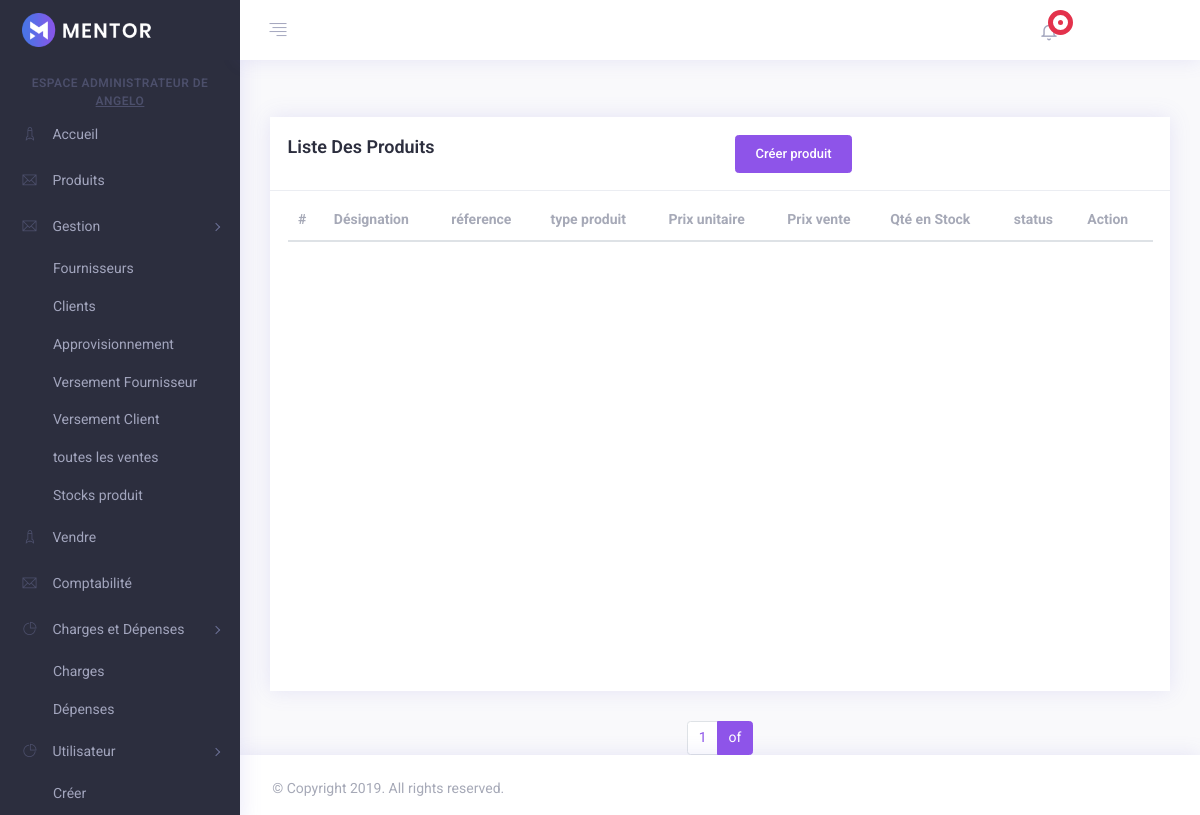
/liste_produits/ (signed in), run on an earlier commit of the app's database.
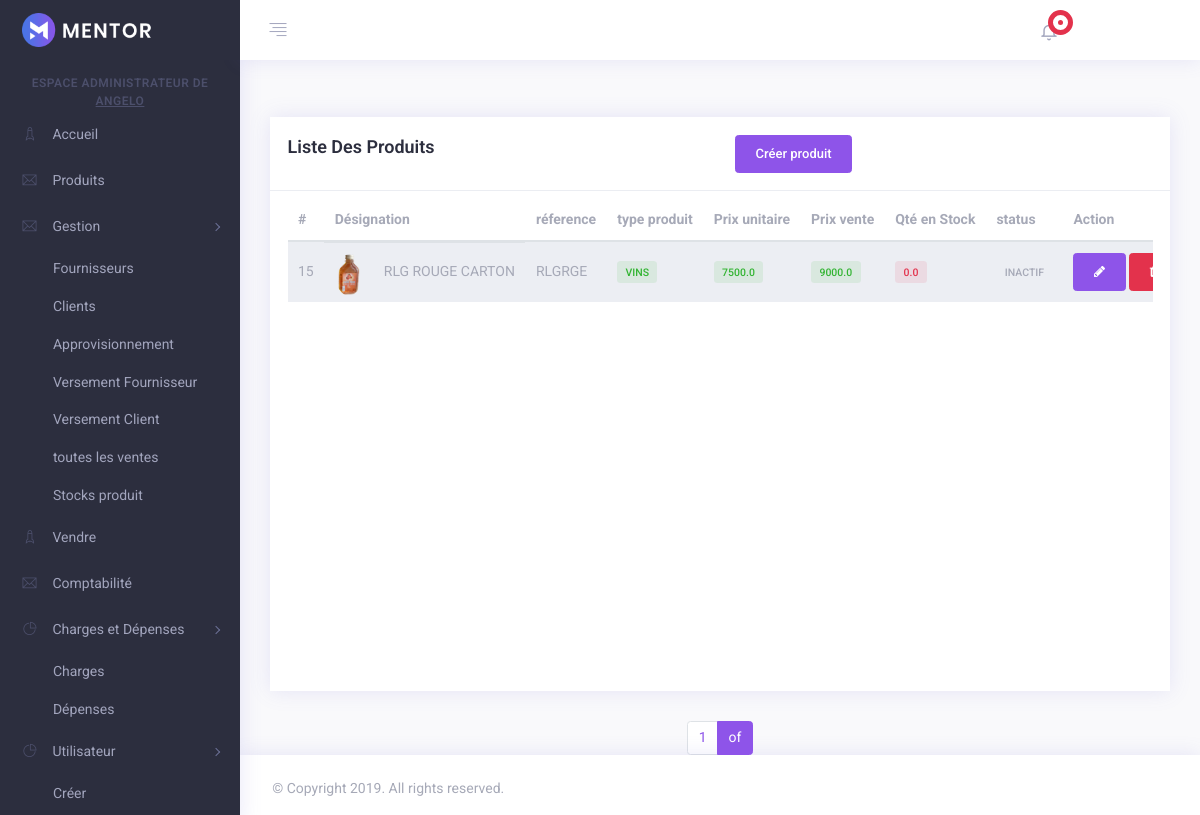
And on a later commit of the database.
### Stock/models.py (models this page shows, shortened)
class TypeEmballage(models.Model):
    LIBELLE = (
        ('DETAIL', 'DETAIL'),
        ('CARTON', 'CARTON'),
        ('DEMI', 'DEMI'),
        ('QUART', 'QUART'),
        ('PACK', 'PACK'),
    )
    produit = models.ForeignKey(Produit, max_length=200, on_delete=models.CASCADE, null=True, blank=True)
    libelle = models.CharField(max_length=200, choices=LIBELLE, null=True, blank=True)
    code_barre = models.CharField(max_length=200, null=True, blank=True)
    prix_achat = models.FloatField(max_length=200, null=True, blank=True)
    prix_vente = models.FloatField(max_length=200, null=True, blank=True)
    quantite_stock = models.FloatField(max_length=200, null=True, blank=True, default=0)
    nombre_unite = models.FloatField(max_length=200, null=True, blank=True)
    date_creation = models.DateTimeField(auto_now_add=True, null=True, blank=True)

class Produit(models.Model):
    CAT = (
        ('VIN','VIN'),
        ('SUCRERIE','SUCRERIE'),
        ('BIERE','BIERE'),
        ('LIQUEUR','LIQUEUR'),
        ('EAU','EAU'),
        ('CHAMPAGNE','CHAMPAGNE'),
        ('ENERGIE','ENERGIE'),
    )
    STAT = (
        ('ACTIF', 'ACTIF'),
        ('INACTIF', 'INACTIF'),
    )
    designation = models.CharField(max_length=200, null=True, blank=True)
    reference = models.CharField(max_length=200, null=True, blank=True)
    categorie = models.CharField(max_length=200, null=True, choices=CAT, blank=True)
    status = models.CharField(max_length=200, null=True, choices=STAT, blank=True)
    date_creation = models.DateField(auto_now_add=True, null=True, blank=True)
    image = models.ImageField(upload_to='./image/', null=True, blank=True)
    def __str__(self):
        return self.designation

### Stock/views.py (the view)
# urls.py: path('liste_produits/', liste_produits, name='liste_produits'),
@login_required(login_url='login')
def liste_produits(request):
    produits = TypeEmballage.objects.order_by('-date_creation')
    pagination = Paginator(produits, 7)
    page = request.GET.get('page', 1)
    try:
        produits = pagination.page(page)
    except PageNotAnInteger:
        produits = pagination.page(1)
    except EmptyPage:
        produits = pagination.page(pagination.num_pages)
    if request.method == 'POST':
        if 'suppboutton':
            id_prod = request.POST.get('id_pour_supprimer')
            produit = TypeEmballage.objects.get(id=id_prod)
            produit.delete()
            messages.success(request, 'Supprimer avec succès')
    context = {
        'produits': produits
    }
    return render(request, 'produit/liste_produits.html', context)

### templates/produit/liste_produits.html (shortened to what this page needs)
{% extends 'base/main.html'%}
{% load static %}
{% block nave%}
    {% include 'base/nav-bar.html' %}
{% endblock nave%}
{% block content%}
{% if user.is_staff %}
<div class="app-container">
    <div class="app-main" id="main">
        <div class="container-fluid">
            <div class="row">
                <div class="col-md-12">
                    {% include 'base/message.html'%}
                </div>
            </div>
            <div class="row">
                <div class="col-xxl-9 m-b-30">
                    <div class="card card-statistics dating-contant h-100 mb-0">
                        <div class="card-header">
                            <div class="row">
                                <div class="col-lg-6">
                                    <h4 class="card-title">Liste des produits</h4>
                                </div>
                                <div class="col-lg-6">
                                    <a type="button" href="{% url 'ajouter_produits' %}"  class="btn btn-primary"> Créer produit </a>
                                </div>
                            </div>
                        </div>
                        <div class="card-body pt-2 scrollbar scroll_dark" style="height: 500px">
                            <div class="table-responsive">
                                <table id="datatable-buttons" class="table table-striped">
                                    <thead>
                                        <tr>
                                            <th class="border-top-0">#</th>
                                            <th class="border-top-0">Désignation</th>
                                            <th class="border-top-0">réference</th>
                                            <th class="border-top-0">type produit</th>
                                            <th class="border-top-0">Prix unitaire</th>
                                            <th class="border-top-0">Prix vente</th>
                                            <th class="border-top-0">Qté en Stock</th>
                                            <th class="border-top-0">status</th>
                                            <th class="border-top-0">Action</th>
                                        </tr>
                                    </thead>
                                    <tbody class="text-muted">
                                    {% for produit in produits %}
                                        <tr>
                                            <td>{{produit.id}}</td>
                                            <td>
                                                <div class="bg-img">
                                                    {% if produit.produit.image %}
                                                        <img src="/media/{{produit.produit.image}}" width="30" height="30" class="img-fluid" alt="introuvable">
                                                    {% else %}
                                                        <span> Pas d'image </span>
                                                    {% endif %}
                                                </div>
                                                <p>{{produit.produit}} {{produit.libelle}}</p>
                                            </td>
                                            <td>{{ produit.produit.reference}}</td>
                                            <td>
                                                <label class="badge mb-0 badge-success-inverse">{{ produit.produit.categorie}}</label>
                                            </td>
                                            <td>
                                                <label class="badge mb-0 badge-success-inverse">{{ produit.prix_achat }}</label>
                                            </td>
                                            <td>
                                                <label class="badge mb-0 badge-success-inverse">{{ produit.prix_vente}}</label>
                                            </td>
                                            <td>
                                                <label class="{% if produit.quantite_stock < 3 %} badge mb-0 badge-danger-inverse {%else%} badge mb-0 badge-info-inverse {%endif%}">{{ produit.quantite_stock}}</label>
                                            </td>
                                            <td>
                                                <label class="badge mb-0 badge-succes-inverse">
                                                    {% if produit.quantite_stock > 1%}
                                                        {{ produit.produit.status}}
                                                        {% elif produit.quantite_stock == 1 %}
                                                            DERNIER
                                                        {% else %}
                                                            INACTIF
                                                    {% endif %}
                                                </label>
                                            </td>
                                            <td>
                                                <a type="button" class="btn btn-xm btn-primary" href="#"><i class="fa fa-pencil"></i></a>
                                                <button type="button" class="btn btn-danger" data-toggle="modal" data-target="#suppModal{{produit.id}}"><i class="fa fa-trash" ></i></button>
                                            </td>
                                        </tr>
                                    {%endfor%}
                                    </tbody>
                                </table>
                            </div>
                        </div>
                    </div>
                </div>
            </div>
            <div class="row ">
                <div class="col-md-12 d-flex justify-content-center align-items-center">
                    {% include 'base/paginations.html' with page=produits %}
    </div>
</div>
{% else %}
    {% include 'base/message_page.html' %}
{% endif %}
{% endblock %}

### templates/base/main.html (shortened to what this page needs)
{% load static %}
<!DOCTYPE html>
<html lang="en">
<head>
    <link rel="stylesheet" type="text/css" href="{% static 'assets/css/vendors.css' %}" />
    <link rel="stylesheet" type="text/css" href="{% static 'assets/css/style.css' %}" />
</head>
<body>
    <div class="app">
    {% block nave%}{% endblock %}
    {% block content%}
    {% endblock %}
    <footer class="footer">
        <div class="row">
            <div class="col-12 col-sm-6 text-center text-sm-left">
                <p>&copy; Copyright 2019. All rights reserved.</p>
            </div>
            <div class="col  col-sm-6 ml-sm-auto text-center text-sm-right">
            </div>
        </div>
    </footer>
    </div>
</body>
</html>

### templates/base/nav-bar.html (shortened to what this page needs)
{% load static %}
{% block nave%}
<header class="app-header top-bar">
    <nav class="navbar navbar-expand-md">
        <div class="navbar-header d-flex align-items-center">
            <a class="navbar-brand" href="{%url 'accueil'%}">
                <img src="{% static 'assets/img/logo.png' %}" class="img-fluid logo-desktop" alt="logo" />
            </a>
        </div>
        <div class="collapse navbar-collapse" id="navbarSupportedContent">
            <div class="navigation d-flex">
                <ul class="navbar-nav nav-left">
                    <li class="nav-item">
                        <a href="javascript:void(0)" class="nav-link sidebar-toggle">
                            <i class="ti ti-align-right"></i>
                        </a>
                    </li>
                    <li class="nav-item full-screen d-none d-lg-block" id="btnFullscreen">
                        <a href="javascript:void(0)" class="nav-link expand">
                        </a>
                    </li>
                </ul>
                <ul class="navbar-nav nav-right ml-auto">
                    <li class="nav-item dropdown">
                        <a class="nav-link dropdown-toggle" href="javascript:void(0)" id="navbarDropdown3" role="button" data-toggle="dropdown" aria-haspopup="true" aria-expanded="false">
                            <i class="fe fe-bell"></i>
                            <span class="notify">
                                        <span class="blink"></span>
                            <span class="dot"></span>
                            </span>
                        </a>
                    </li>
                    <li class="nav-item dropdown user-profile">
                    </li>
                    <li class="nav-item dropdown user-profile">
                    </li>
                </ul>
            </div>
        </div>
    </nav>
</header>
<div class="app-container">
        <aside class="app-navbar">
            <div class="sidebar-nav scrollbar scroll_light">
                <ul class="metismenu " id="sidebarNav">
                    <center><li class="nav-static-title">ESPACE ADMINISTRATEUR DE <u>{{request.user}}</u></li></center>
                    {% if user.is_authenticated and user.is_staff and user.is_superuser %}
                        {% include 'base/nav-bar_superuser.html' %}
                    {% elif user.is_authenticated and user.is_staff%}
                        {% include 'base/nav-bar_is_staff.html' %}
                    {% endif %}
                </ul>
            </div>
        </aside>
    </div>
{% endblock nave%}

### templates/base/nav-bar_superuser.html (shortened to what this page needs)
<li>
                        <a href="{% url 'accueil' %}" aria-expanded="false">
                            <i class="nav-icon ti ti-rocket"></i>
                            <span class="nav-title">Accueil</span>
                        </a>
                    </li>
                    <li>
                        <a href="{% url 'liste_produits' %}" aria-expanded="false">
                            <i class="nav-icon ti ti-email"></i>
                            <span class="nav-title">Produits</span>
                        </a>
                    </li>
                    <li>
                        <a class="has-arrow" aria-expanded="false">
                            <i class="nav-icon ti ti-email"></i>
                            <span class="nav-title">Gestion</span>
                        </a>
                        <ul aria-expanded="false">
                            <li> <a href="{% url 'ajouter_fournisseur' %}">Fournisseurs</a> </li>
                            <li> <a href="{% url 'ajouter_clients' %}">Clients</a> </li>
                            <li> <a href="{% url 'approvision_produits' %}">Approvisionnement</a> </li>
                            <li> <a href="{% url 'versement_fournisseur' %}">Versement Fournisseur</a> </li>
                            <li> <a href="{% url 'liste_facture_client_impayer' %}">Versement Client</a> </li>
                            <li> <a href="{% url 'liste_facture_client' %}">toutes les ventes</a> </li>
                            <li> <a href="#">Stocks produit </a> </li>
                        </ul>
                    </li>
                    <li>
                        <a href="{% url 'creer_facture_client'%}" aria-expanded="false">
                            <i class="nav-icon ti ti-rocket"></i>
                            <span class="nav-title">Vendre</span>
                        </a>
                    </li>
                    <li>
                        <a href="{% url 'comptabilite_accueil'%}" aria-expanded="false">
                            <i class="nav-icon ti ti-email"></i>
                            <span class="nav-title">Comptabilité</span>
                        </a>
                    </li>
                    <li>
                        <a class="has-arrow" aria-expanded="false">
                            <i class="nav-icon ti ti-pie-chart"></i>
                            <span class="nav-title">Charges et Dépenses</span>
                        </a>
                        <ul aria-expanded="false">
                            <li> <a href="{% url 'charges'%}">Charges</a> </li>
                        </ul>
                        <ul aria-expanded="false">
                            <li> <a href="{% url 'depenses' %}">Dépenses</a> </li>
                        </ul>
                    </li>
                    <li>
                        <a class="has-arrow" href="javascript:void(0)" aria-expanded="false">
                            <i class="nav-icon ti ti-pie-chart"></i>
                            <span class="nav-title">Utilisateur</span>
                        </a>
                        <ul aria-expanded="false">
                            <li> <a href="{% url 'inscription' %}">Créer</a></li>
                        </ul>
                    </li>

### templates/base/message.html (shortened to what this page needs)
{% load static %}
<div class="col-md-12">
</div>

### templates/base/paginations.html (shortened to what this page needs)
              <nav aria-label="...">
                <ul class="pagination">
                  <li class="page-item"><a class="page-link" href="#">{{page.number}}</a></li>
                  {% if page.pagination.num_pages != page.number %}
                    <li class="page-item active" aria-current="page">
                      <a class="page-link" href="#">of</a>
                    </li>
                  {% endif%}
                </ul>
              </nav>

What changed in the data, as far as the page shows it:
added TypeEmballage: id "15", produit.image (picture), produit "RLG ROUGE", libelle "CARTON", produit.reference "RLGRGE", produit.categorie "VINS", prix_achat "7500.0", prix_vente "9000.0", quantite_stock "0.0", shows "INACTIF"
